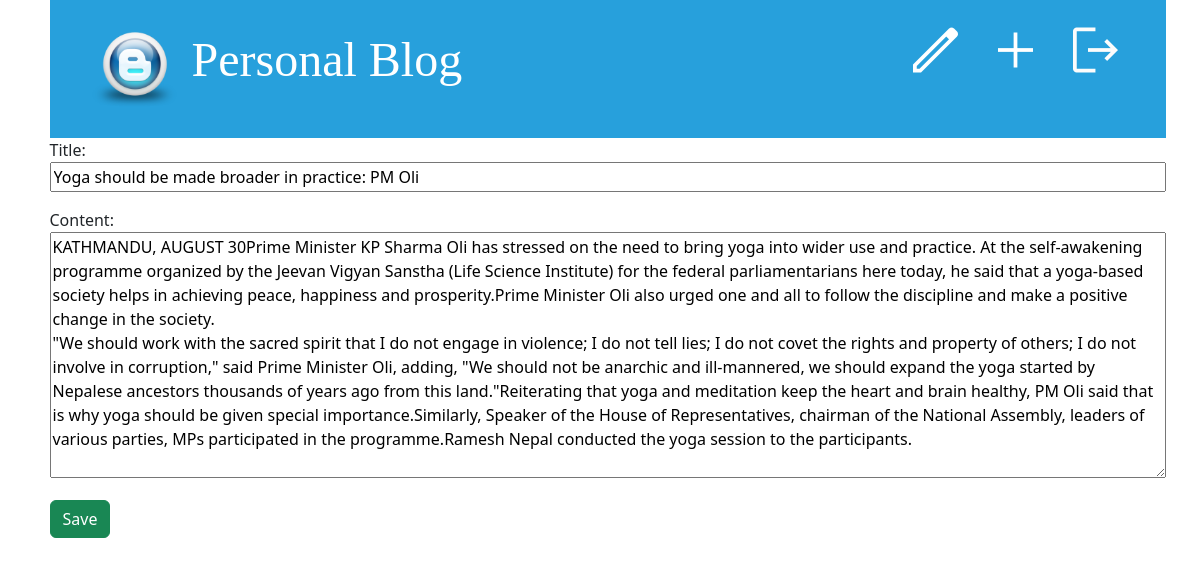
The app's page /post-update/3/ (signed in) with its own data.
### blog_app/models.py (models this page shows, shortened)
class Post(models.Model):
    title = models.CharField(max_length=256)
    content = models.TextField()
    author = models.ForeignKey("auth.User", on_delete=models.CASCADE)
    created_at = models.DateTimeField(auto_now_add=True)
    updated_at = models.DateTimeField(auto_now=True)
    published_at = models.DateTimeField(null=True,blank=True)

### blog_app/views.py (the view, shortened to what this page needs)
# urls.py: path("post-update/<int:pk>/",views.PostUpdateView.as_view(),name="post-update"),
class PostUpdateView(LoginRequiredMixin, UpdateView):
    model = Post
    template_name = "post_create.html"
    form_class = PostForm

### blog_app/forms.py
class PostForm(forms.ModelForm):
    class Meta:
        model=Post
        fields=("title","content")

### templates/post_create.html (shortened to what this page needs)
{% extends "base.html" %}
{% block content %}
    <form action="" method="post" class="post-form">
        {{ form.as_p }}
        <button type="submit" class="btn btn-success">Save</button>
    </form>
{% endblock content %}

### static/css/blog.css (style rules this page uses)
body { padding-left: 15px; }
.post-form textarea, .post-form input { width: 100%; }

### records on screen
Post: title "Yoga should be made broader in practice: PM Oli", content "KATHMANDU, AUGUST 30Prime Minister KP Sharma Oli has stressed on the need to bring yoga into wider use and practice. At the self-awakening programme organized by the Jeevan Vigyan Sanstha (Life Science Institute) for the federal parliamentarians here today, he said that a yoga-based society helps in achieving peace, happiness and prosperity.Prime Minister Oli also urged one and all to follow the discipline and make a positive change in the society. \"We should work with the sacred spirit that I do not engage in violence; I do not tell lies; I do not covet the rights and property of others; I do not involve in corruption,\" said Prime Minister Oli, adding, \"We should not be anarchic and…"
